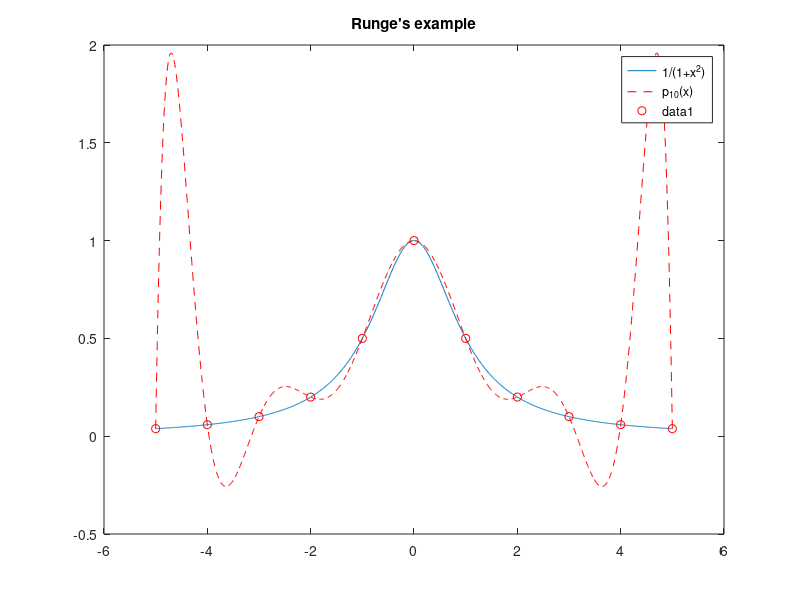

MATLAB code for this plot:
% interpolate at equally spaced points on [-5,5]
x=-5:5;
% this is the function we're interpolating
% note use of . to operate on vectors
y=1./(1+x.^2);
% polyfit returns a row vector of coefficients of the polynomial of degree
% n that best fits the given (x,y) values
p=polyfit(x,y,10);
% for plotting, we use a larger number of points on [-5,5]
xs=-5:0.01:5;
ys=1./(1+xs.^2);
% polyval evaluates a polynomial (represented by a row vector of its
% coefficients) at given points
ps=polyval(p,xs);
% plot function
plot(xs,ys)
hold on
% plot polynomial
plot(xs,ps,'r--')
legend('1/(1+x^2)','p_{10}(x)')
% plot interpolation points to show they match
plot(x,y,'ro')
hold off
title('Runge''s example')
